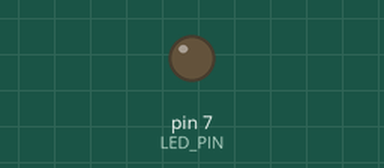
Recording of a sketch running on a simulated Arduino Uno, built with avr-gcc and run on an emulated ATmega328P. Shown: output pins drawn as LEDs (lit = HIGH). Dashed ring = blinking. At 2.0 s the program stops and its outputs stay as they are.

Above: at 0.5 s.
At 1.85 s:
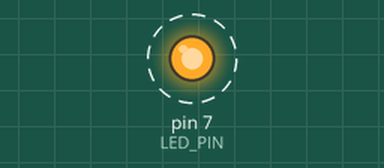
Timing chart, 0 to 3.0 s (numbered marks = the images above):
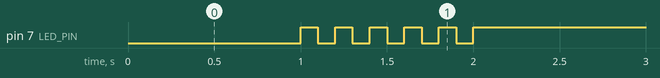

Measured:
- by itself, pin 7 (LED_PIN): alternates HIGH for 0.10 s and LOW for 0.10 s, 11 changes in all, then stays HIGH

The sketch:

05_practice_2.ino
```cpp
#define LED_PIN 7

void setup() {
  pinMode(LED_PIN, OUTPUT);
}

void loop() {
  digitalWrite(LED_PIN, 0);
  delay(1000);

  for (int i = 0; i < 5; i++) {
    digitalWrite(LED_PIN, 1);
    delay(100);
    digitalWrite(LED_PIN, 0);
    delay(100);
  }

  digitalWrite(LED_PIN, 1);
  while (1) {}
}
```
